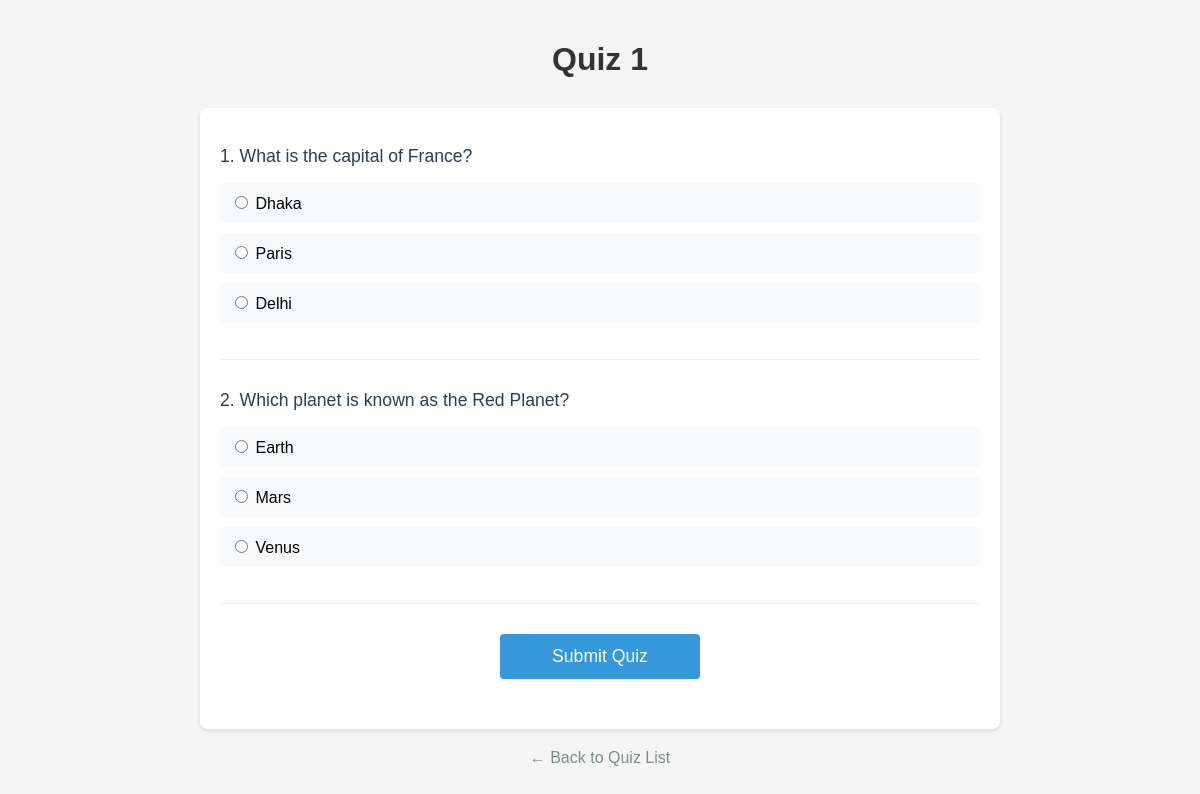
The app's page /quiz/1/ with its own data.
### quiz/models.py (models this page shows, shortened)
class Quiz(models.Model):
    title = models.CharField(max_length=200)
    category = models.ForeignKey(Category, on_delete=models.CASCADE)
    created_at = models.DateTimeField(auto_now_add=True)

class Question(models.Model):
    quiz = models.ForeignKey(Quiz, on_delete=models.CASCADE, related_name='questions')
    text = models.CharField(max_length=500)

class Choice(models.Model):
    question = models.ForeignKey(Question, on_delete=models.CASCADE, related_name='choices')
    text = models.CharField(max_length=300)
    is_correct = models.BooleanField(default=False)

### quiz/views.py (the view, shortened to what this page needs)
# urls.py: path('<int:quiz_id>/', views.quiz_detail, name='quiz_detail'),
def quiz_detail(request, quiz_id):
    quiz = get_object_or_404(Quiz, pk=quiz_id)
    questions = quiz.questions.all()
    return render(request, 'quiz/quiz_detail.html', {'quiz': quiz, 'questions': questions})

### quiz/templates/quiz/quiz_detail.html (shortened to what this page needs)
<!DOCTYPE html>
<html>
<head>
</head>
<body>
    <h1>{{ quiz.title }}</h1>
    <div class="quiz-container">
        <form method="post">
            {% for question in questions %}
                <div class="question">
                    <p class="question-text">{{ forloop.counter }}. {{ question.text }}</p>
                    <ul class="choices">
                        {% for choice in question.choices.all %}
                            <li class="choice">
                                <label>
                                    <input type="radio" name="{{ question.id }}" value="{{ choice.id }}" required>
                                    {{ choice.text }}
                                </label>
                            </li>
                        {% endfor %}
                    </ul>
                </div>
            {% endfor %}
            <button type="submit" class="submit-btn">Submit Quiz</button>
        </form>
    </div>
    <a href="{% url 'quiz_list' %}" class="back-link">← Back to Quiz List</a>
</body>
</html>

### quiz/templates/quiz/quiz_detail.html (style rules this page uses)
body { font-family: Arial, sans-serif; max-width: 800px; margin: 0 auto; padding: 20px; background-color: #f5f5f5; }
h1 { color: #333; text-align: center; margin-bottom: 30px; }
.quiz-container { background: white; border-radius: 8px; padding: 20px; box-shadow: 0 2px 4px rgba(0,0,0,0.1); }
.question { margin-bottom: 30px; padding-bottom: 20px; border-bottom: 1px solid #eee; }
.question-text { color: #2c3e50; font-size: 1.1em; margin-bottom: 15px; }
.choices { list-style: none; padding: 0; }
.choice { margin-bottom: 10px; }
.choice label { display: block; padding: 10px; background: #f8f9fa; border-radius: 4px; cursor: pointer; transition: background-color 0.3s; }
.submit-btn { display: block; width: 200px; margin: 30px auto; padding: 12px; background-color: #3498db; color: white; border: none; border-radius: 4px; cursor: pointer; font-size: 1.1em; transition: background-color 0.3s; }
.back-link { display: block; text-align: center; margin-top: 20px; color: #7f8c8d; text-decoration: none; }

### records on screen
Quiz: title "Quiz 1"
Question: text "What is the capital of France?"
Choice: text "Dhaka"
Choice: text "Paris"
Choice: text "Delhi"
Question: text "Which planet is known as the Red Planet?"
Choice: text "Earth"
Choice: text "Mars"
Choice: text "Venus"
